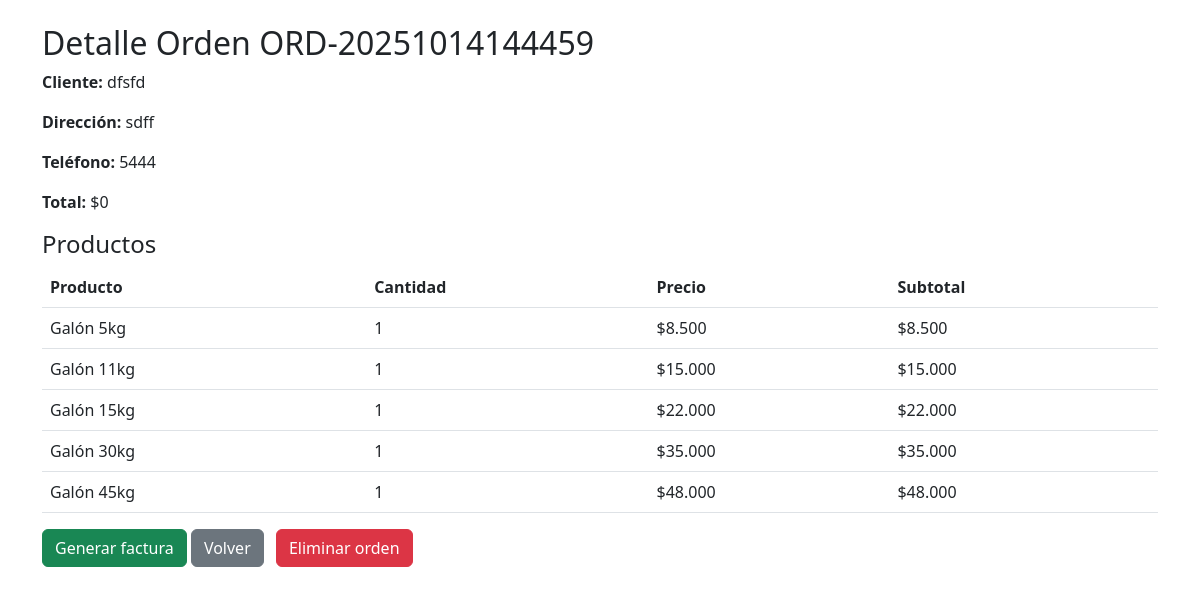
Screenshot of /ordenes/ver/1 (signed in) with the database file from the repository.
### tables this page shows
CREATE TABLE ordenes_compra (
                id INTEGER PRIMARY KEY AUTOINCREMENT,
                numero_orden TEXT UNIQUE NOT NULL,
                cliente TEXT NOT NULL,
                direccion TEXT NOT NULL,
                telefono TEXT NOT NULL,
                comuna TEXT NOT NULL,
                region TEXT NOT NULL,
                productos TEXT NOT NULL,
                precios REAL NOT NULL,
                fecha_creacion DATETIME DEFAULT CURRENT_TIMESTAMP
            , total REAL DEFAULT 0);

CREATE TABLE productos (
                id INTEGER PRIMARY KEY AUTOINCREMENT,
                nombre TEXT UNIQUE NOT NULL,
                tipo TEXT NOT NULL,
                capacidad TEXT NOT NULL,
                precio REAL NOT NULL,
                activo BOOLEAN DEFAULT 1,
                fecha_creacion DATETIME DEFAULT CURRENT_TIMESTAMP
            );

### webapp/controllers/orden_controller.py (the view)
@bp.route('/ver/<int:orden_id>', methods=['GET'])
def ver_orden(orden_id):
    if "user" not in session:
        return redirect(url_for("login.login"))
    orden = obtener_orden(orden_id)
    if not orden:
        return "Orden no encontrada", 404
    factura = obtener_factura_por_orden(orden_id)
    return render_template('orden_detalle.html', orden=orden, factura=factura)

### webapp/models/database.py (called while the page is built)
def get_connection():
    conn = sqlite3.connect(DB_PATH)
    conn.row_factory = sqlite3.Row
    return conn

### webapp/models/factura_model.py (called while the page is built)
def obtener_factura_por_orden(orden_id):
    conn = get_connection()
    cur = conn.cursor()
    cur.execute("SELECT * FROM facturas WHERE orden_id=?", (orden_id,))
    row = cur.fetchone()
    conn.close()
    return dict(row) if row else None

### webapp/templates/orden_detalle.html (shortened to what this page needs)
<!doctype html>
<html>
<head>
  <link href="https://cdn.jsdelivr.net/npm/bootstrap@5.3.0/dist/css/bootstrap.min.css" rel="stylesheet">
</head>
<body class="p-4">
  <div class="container">
    <h2>Detalle Orden {{ orden.numero_orden }}</h2>
    <p><strong>Cliente:</strong> {{ orden.cliente }}</p>
    <p><strong>Dirección:</strong> {{ orden.direccion }}</p>
    <p><strong>Teléfono:</strong> {{ orden.telefono }}</p>
    <p><strong>Total:</strong> {{ orden.total|clp }}</p>
    <h4>Productos</h4>
    <table class="table">
      <thead><tr><th>Producto</th><th>Cantidad</th><th>Precio</th><th>Subtotal</th></tr></thead>
      <tbody>
        {% for p in orden.productos %}
          <tr>
            <td>{{ p.nombre }}</td>
            <td>{{ p.cantidad }}</td>
            <td>{{ p.precio|clp }}</td>
            <td>{{ p.subtotal|clp }}</td>
          </tr>
        {% endfor %}
      </tbody>
    </table>
    <div class="mt-3">
      {% if factura %}
        <a class="btn btn-primary" href="{{ url_for('factura.detalle_factura', factura_id=factura.id) }}">Ver factura existente</a>
      {% else %}
        <a class="btn btn-success" href="{{ url_for('factura.crear_factura_view', orden_id=orden.id) }}">Generar factura</a>
      {% endif %}
      <a class="btn btn-secondary" href="{{ url_for('orden.listar_ordenes_view') }}">Volver</a>
      <form method="post" action="{{ url_for('orden.eliminar_orden_view', orden_id=orden.id) }}" style="display:inline" onsubmit="return confirm('¿Eliminar esta orden? Esta acción no se puede deshacer.')">
        <button type="submit" class="btn btn-danger ms-2">Eliminar orden</button>
      </form>
    </div>
  </div>
</body>
</html>

### rows the page displays
ordenes_compra: numero_orden "ORD-20251014144459", cliente "dfsfd", direccion "sdff", telefono "5444", total|clp "$0"
productos: nombre "Galón 5kg", cantidad "1", precio|clp "$8.500", subtotal|clp "$8.500"
productos: nombre "Galón 11kg", cantidad "1", precio|clp "$15.000", subtotal|clp "$15.000"
productos: nombre "Galón 15kg", cantidad "1", precio|clp "$22.000", subtotal|clp "$22.000"
productos: nombre "Galón 30kg", cantidad "1", precio|clp "$35.000", subtotal|clp "$35.000"
productos: nombre "Galón 45kg", cantidad "1", precio|clp "$48.000", subtotal|clp "$48.000"
